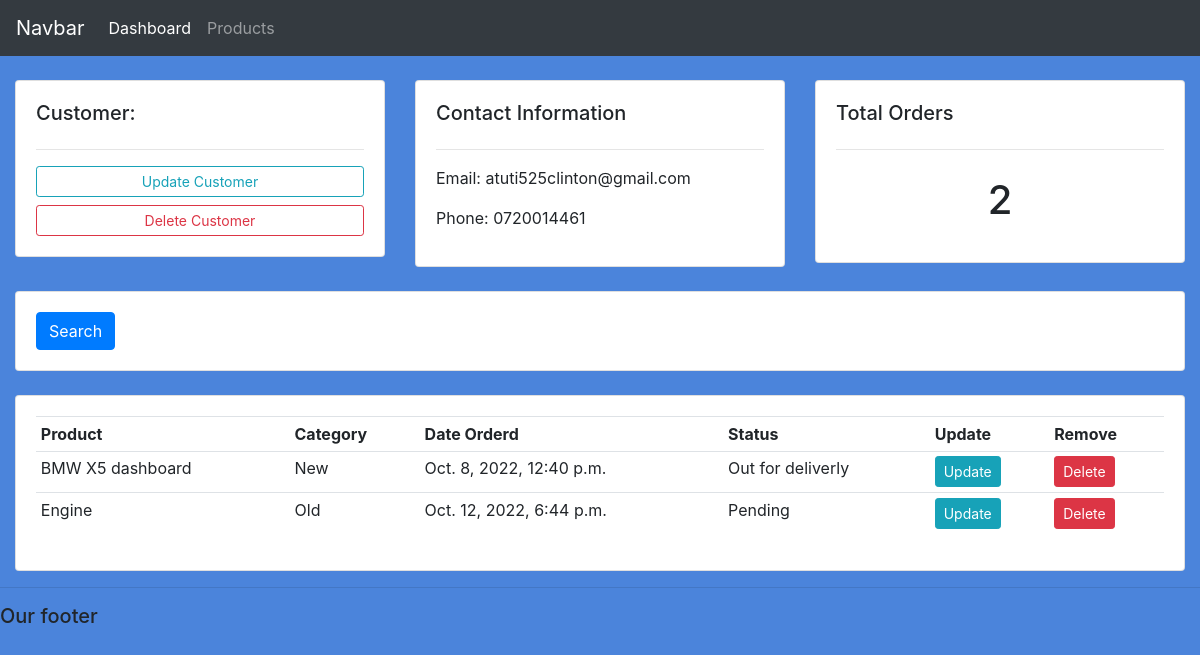
The app's page /customer/1/ with its own data.
### accounts/models.py (models this page shows, shortened)
class Customer(models.Model):
    name = models.CharField(max_length=200, null=True)
    phone = models.CharField(max_length=200, null=True)
    email = models.CharField(max_length=200, null=True)
    date_created =models.DateTimeField(auto_now_add=True)

class Order(models.Model):
    STATUS = (
        ('Pending','Pending'),
        ('Out for deliverly', 'Out for deliverly'),
        ('Deliverly', 'Deliverly'),
    )
    customer= models.ForeignKey(Customer, null=True, on_delete=models.SET_NULL)
    product =models.ForeignKey(Product, null=True, on_delete=models.SET_NULL)
    date_created = models.DateTimeField(auto_now_add=True)
    status = models.CharField(max_length=200, null=True, choices=STATUS)

class Product(models.Model):
    CATEGORY= (
        ('New', 'New'),
        ('Old', 'Old'),
    )
    name = models.CharField(max_length=200, null=True)
    price = models.FloatField(null=TRUE)
    category= models.CharField(max_length=200, null=True, choices=CATEGORY)
    descrption= models.CharField(max_length=200, null=True)
    datecreated= models.DateTimeField(auto_now_add=True)
    tags = models.ManyToManyField(Tag)

### accounts/views.py (the view)
# urls.py: path('customer/<str:pk_pk>/', views.customer, name= 'customer'),
def customer(request, pk_pk):
	customer =Customer.objects.get(id=pk_pk)
	orders= customer.order_set.all()
	order_count = orders.count()
	context = {'customer':customer, 'orders':orders, 'order_count':order_count}
	return render(request, 'accounts/customer.html', context)

### accounts/templates/accounts/customer.html
{%  extends 'accounts/main.html' %}
{% block content %}
	<br>
<div class="row">
	<div class="col-md">
		<div class="card card-body">
			<h5>Customer:</h5>
			<hr>
			<a class="btn btn-outline-info  btn-sm btn-block" href="">Update Customer</a>
			<a class="btn btn-outline-danger  btn-sm btn-block" href="">Delete Customer</a>
		</div>
	</div>
	<div class="col-md">
		<div class="card card-body">
			<h5>Contact Information</h5>
			<hr>
			<p>Email: {{customer.email}}</p>
			<p>Phone: {{customer.phone}}</p>
		</div>
	</div>
	<div class="col-md">
		<div class="card card-body">
			<h5>Total Orders</h5>
			<hr>
			<h1 style="text-align: center;padding: 10px">{{order_count}}</h1>
		</div>
	</div>
</div>
<br>
<div class="row">
	<div class="col">
		<div class="card card-body">
			<form method="get">
		    <button class="btn btn-primary" type="submit">Search</button>
		  </form>
		</div>
	</div>
</div>
<br>
<div class="row">
	<div class="col-md">
		<div class="card card-body">
			<table class="table table-sm">
				<tr>
					<th>Product</th>
					<th>Category</th>
					<th>Date Orderd</th>
					<th>Status</th>
					<th>Update</th>
					<th>Remove</th>
				</tr>
				{% for order in orders %}
				<tr>
					<td>{{order.product.name}}</td>
					<td>{{order.product.category}}</td>
					<td>{{order.date_created}}</td>
					<td>{{order.status}}</td>
					<td><a class="btn btn-sm btn-info" href="{% url 'update_order' order.id %}">Update</a></td>
						<td><a class="btn btn-sm btn-danger" href="{% url 'delete_order' order.id %}">Delete</a></td>
				</tr>
				{% endfor %}
			</table>
		</div>
	</div>
</div>
{% endblock %}

### static/images/css/main.css (style rules this page uses)
body { background-color: #4b84db; }

### records on screen
Customer: email "atuti525clinton@gmail.com", phone "0720014461"
Order: product.name "BMW X5 dashboard", product.category "New", date_created "Oct. 8, 2022, 12:40 p.m.", status "Out for deliverly"
Order: product.name "Engine", product.category "Old", date_created "Oct. 12, 2022, 6:44 p.m.", status "Pending"

### other values on screen
{{ order_count }} "2"
